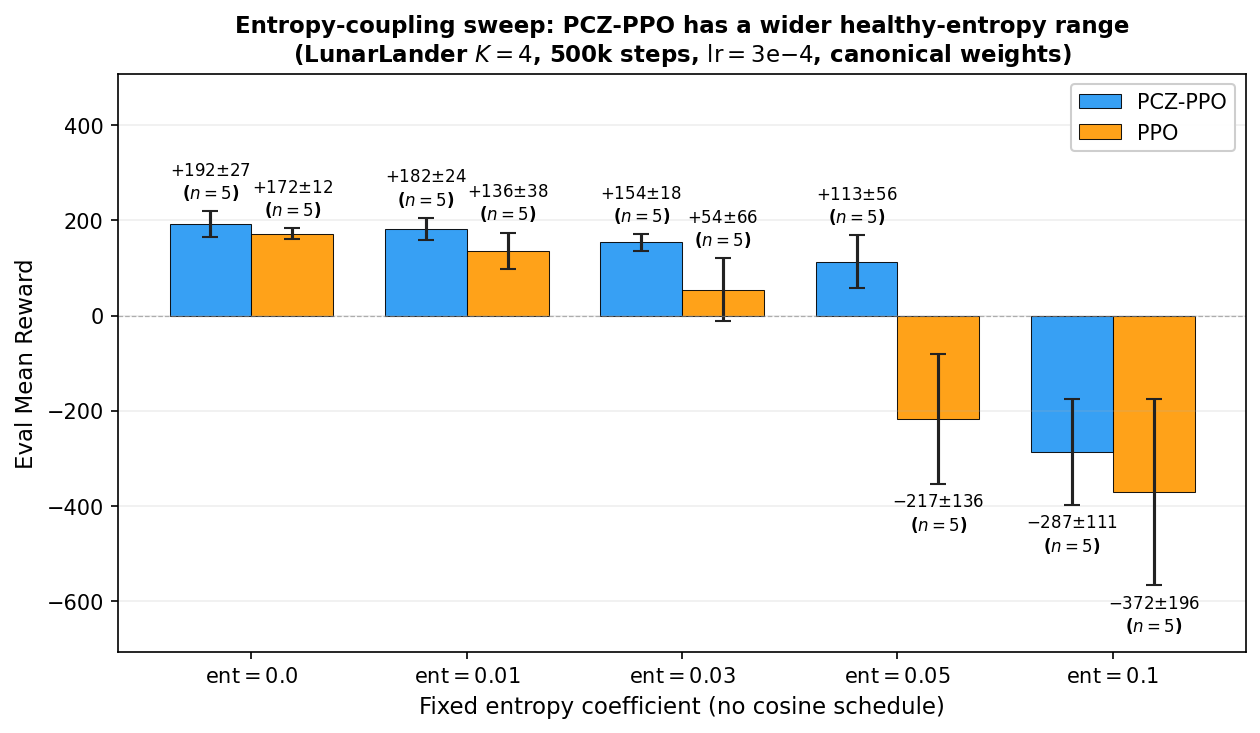

Write Python code to recreate this figure.
"""Entropy-coupling sweep figure: PCZ vs PPO across fixed entropy values.

Visualises Table~\\ref{tab:entropy_sweep} (LunarLander K=4, 500k, lr=3e-4,
canonical weights, no cosine schedule).  Demonstrates PCZ-PPO's wider
healthy-entropy range (0.0--0.05) versus PPO's narrower one (0.0--0.01).

Filters mirror render_claims._emit_rr6_entropy_sweep exactly so figure
points equal the corresponding rr6_*_stat fragments.
"""

from __future__ import annotations

import argparse
import sys
from pathlib import Path

import matplotlib

matplotlib.use("Agg")
import matplotlib.pyplot as plt
import numpy as np

sys.path.insert(0, str(Path(__file__).parent))
from fig_data import load_results

INPUTS = ["../data/results.csv"]
UNITS = "eval-mean-final"  # Layer 4: declared metric (rollout/eval/ratio/etc.)
OUTPUTS = ["fig_entropy_sweep.pdf", "fig_entropy_sweep.png"]

PCZ_COLOR = "#2196F3"
PPO_COLOR = "#FF9800"

ENT_VALUES = ["0.0", "0.01", "0.03", "0.05", "0.1"]


def _grab(rows: list[dict], algo: str, ent: str) -> tuple[float, float, int]:
    matching = [
        r
        for r in rows
        if r.get("algorithm") == algo
        and r.get("env") == "lunarlander"
        and r.get("total_timesteps") == "500000"
        and r.get("learning_rate") == "0.0003"
        and r.get("ent_coef") == ent
        and not r.get("ent_coef_schedule")
        and r.get("component_weights", "").startswith("10.00,5.00,0.50,0.50")
        and r.get("eval_mean")
    ]
    matching.sort(key=lambda r: r.get("date", ""))
    by_seed: dict[str, dict] = {}
    for r in matching:
        by_seed[r["seed"]] = r
    vals = [float(r["eval_mean"]) for r in by_seed.values()]
    if not vals:
        return 0.0, 0.0, 0
    arr = np.asarray(vals, dtype=float)
    ddof = 1 if len(arr) > 1 else 0
    return float(arr.mean()), float(arr.std(ddof=ddof)), len(arr)


def main():
    parser = argparse.ArgumentParser()
    parser.add_argument(
        "--output",
        default=str(Path(__file__).parent / "fig_entropy_sweep.pdf"),
    )
    args = parser.parse_args()

    rows = load_results()

    pcz_means, pcz_stds, pcz_ns = [], [], []
    ppo_means, ppo_stds, ppo_ns = [], [], []
    for ent in ENT_VALUES:
        m, s, n = _grab(rows, "torchrl-pcz-ppo-running", ent)
        pcz_means.append(m)
        pcz_stds.append(s)
        pcz_ns.append(n)
        m, s, n = _grab(rows, "torchrl-ppo", ent)
        ppo_means.append(m)
        ppo_stds.append(s)
        ppo_ns.append(n)
        print(
            f"  ent={ent}: PCZ {pcz_means[-1]:+.1f}+/-{pcz_stds[-1]:.1f} (n={pcz_ns[-1]}) | PPO {ppo_means[-1]:+.1f}+/-{ppo_stds[-1]:.1f} (n={ppo_ns[-1]})"
        )

    _, ax = plt.subplots(figsize=(8.5, 5))
    x = np.arange(len(ENT_VALUES))
    w = 0.38

    ax.bar(
        x - w / 2,
        pcz_means,
        w,
        yerr=pcz_stds,
        color=PCZ_COLOR,
        capsize=4,
        edgecolor="black",
        linewidth=0.5,
        label="PCZ-PPO",
        alpha=0.9,
        ecolor="#222",
    )
    ax.bar(
        x + w / 2,
        ppo_means,
        w,
        yerr=ppo_stds,
        color=PPO_COLOR,
        capsize=4,
        edgecolor="black",
        linewidth=0.5,
        label="PPO",
        alpha=0.9,
        ecolor="#222",
    )

    ymax = max(max(pcz_means) + max(pcz_stds), max(ppo_means) + max(ppo_stds))
    ymin = min(min(pcz_means) - max(pcz_stds), min(ppo_means) - max(ppo_stds), 0)
    pad = (ymax - ymin) * 0.05

    for i in range(len(ENT_VALUES)):
        for offset, m, s, n in [
            (-w / 2, pcz_means[i], pcz_stds[i], pcz_ns[i]),
            (+w / 2, ppo_means[i], ppo_stds[i], ppo_ns[i]),
        ]:
            if n == 0:
                continue
            if m >= 0:
                ypos = m + s + pad * 0.4
                va = "bottom"
            else:
                ypos = m - s - pad * 0.4
                va = "top"
            ax.text(
                i + offset,
                ypos,
                f"${m:+.0f}{{\\pm}}{s:.0f}$\n($n{{=}}{n}$)",
                ha="center",
                va=va,
                fontsize=8,
                fontweight="bold",
            )

    ax.axhline(y=0, color="gray", linestyle="--", linewidth=0.6, alpha=0.6)
    ax.set_xticks(x)
    ax.set_xticklabels([f"$\\mathrm{{ent}}{{=}}{e}$" for e in ENT_VALUES], fontsize=10)
    ax.set_ylabel("Eval Mean Reward", fontsize=11)
    ax.set_xlabel("Fixed entropy coefficient (no cosine schedule)", fontsize=11)
    ax.set_title(
        "Entropy-coupling sweep: PCZ-PPO has a wider healthy-entropy range\n"
        "(LunarLander $K{=}4$, 500k steps, $\\mathrm{lr}{=}3\\mathrm{e}{-}4$, canonical weights)",
        fontsize=11,
        fontweight="bold",
    )
    ax.legend(loc="upper right", fontsize=10, framealpha=0.95)
    ax.grid(True, alpha=0.2, axis="y")
    # Generous symmetric padding (3x pad) so the two-line annotations
    # ("$+m \pm s$\n($n=...$)") at the most-extreme bars fit fully inside
    # the panel — at low pad multipliers the (n=...) line of the most
    # negative bar (e.g. ent=0.10) bleeds into the bottom bounding box.
    ax.set_ylim(bottom=ymin - pad * 3.0, top=ymax + pad * 3.0)

    plt.tight_layout()
    plt.savefig(args.output, dpi=300, bbox_inches="tight")
    plt.savefig(args.output.replace(".pdf", ".png"), dpi=150, bbox_inches="tight")
    print(f"Saved: {args.output}")


if __name__ == "__main__":
    main()
